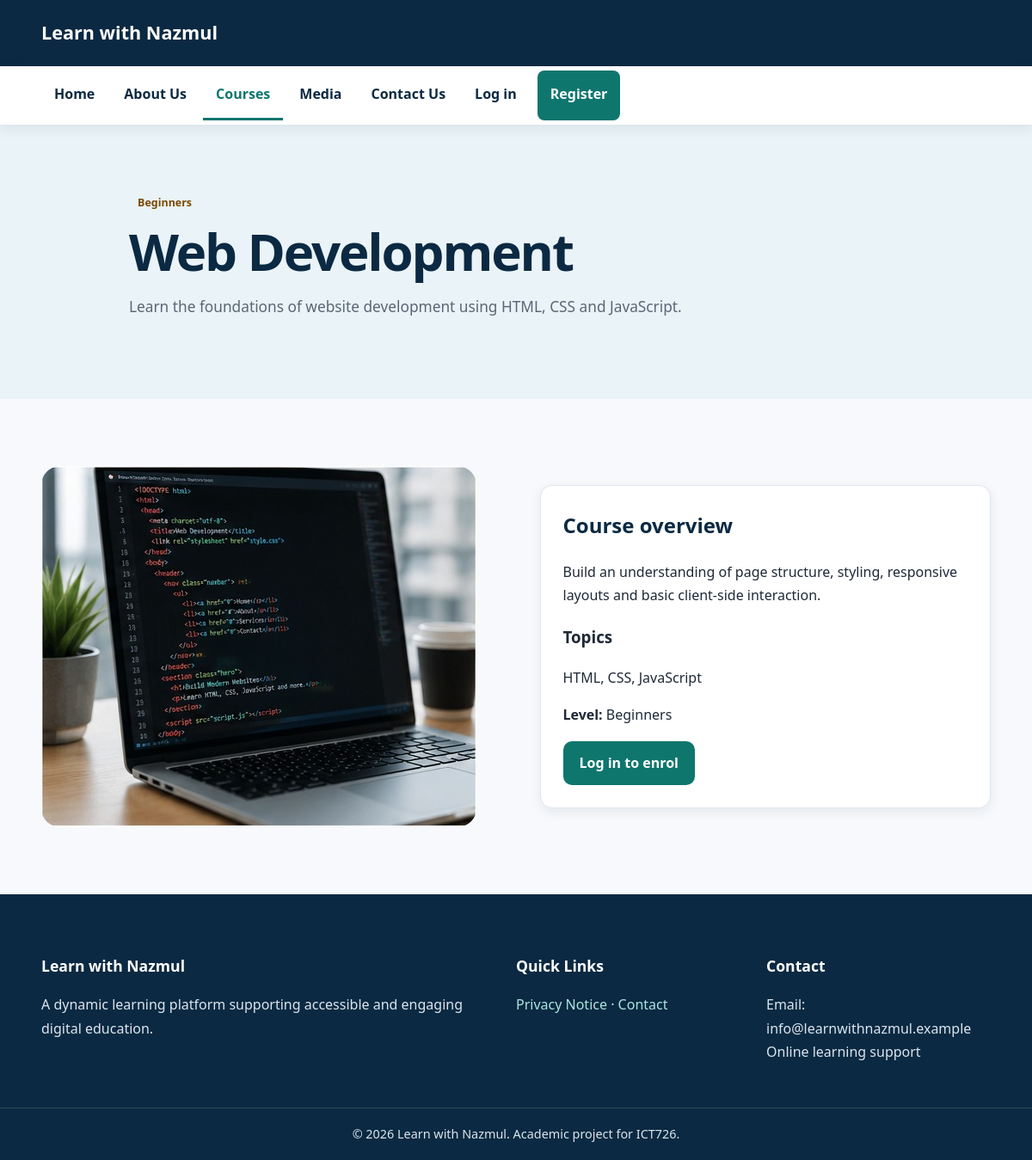
The app's page /course.php?id=1 with its own data.
### tables this page shows
CREATE TABLE courses (
  id INT UNSIGNED AUTO_INCREMENT PRIMARY KEY,
  title VARCHAR(120) NOT NULL,
  short_description VARCHAR(500) NOT NULL,
  description TEXT NOT NULL,
  topics VARCHAR(255) NOT NULL,
  level VARCHAR(40) NOT NULL,
  image VARCHAR(255) NOT NULL,
  is_active TINYINT(1) NOT NULL DEFAULT 1,
  created_at TIMESTAMP NOT NULL DEFAULT CURRENT_TIMESTAMP
);

### config.php (called while the page is built, shortened)
<?php
function db(): PDO {
    $dsn = 'mysql:host=' . DB_HOST . ';dbname=' . DB_NAME . ';charset=utf8mb4';
    $pdo = new PDO($dsn, DB_USER, DB_PASS, [
        PDO::ATTR_ERRMODE => PDO::ERRMODE_EXCEPTION,
        PDO::ATTR_DEFAULT_FETCH_MODE => PDO::FETCH_ASSOC,
        PDO::ATTR_EMULATE_PREPARES => false,
    ]);
    return $pdo;
}
function url(string $path = ''): string {
    return BASE_URL . '/' . ltrim($path, '/');
}
?>

### course.php (the view)
<?php require_once 'includes/bootstrap.php'; $id=(int)($_GET['id']??0); $stmt=db()->prepare('SELECT * FROM courses WHERE id=? AND is_active=1'); $stmt->execute([$id]); $course=$stmt->fetch(); if(!$course){http_response_code(404); page_head('Course not found'); site_header(); echo '<main><section class="narrow"><div class="card center"><h1>Course not found</h1><p>The selected course is unavailable.</p><a class="button primary-button" href="'.e(url('courses.php')).'">Back to courses</a></div></section></main>'; site_footer(); exit;} page_head($course['title'],$course['short_description']); site_header('courses.php'); render_flash(); $enrolled=false; if($u=current_user()){$s=db()->prepare('SELECT 1 FROM enrollments WHERE user_id=? AND course_id=?');$s->execute([$u['id'],$id]);$enrolled=(bool)$s->fetchColumn();} ?>
<main><section class="page-hero"><div class="page-hero-content"><span class="badge"><?= e($course['level']) ?></span><h1><?= e($course['title']) ?></h1><p><?= e($course['short_description']) ?></p></div></section><section><div class="split-layout course-detail"><div><img class="rounded-image" src="<?= e(url('images/'.$course['image'])) ?>" alt="<?= e($course['title']) ?> course image"></div><div class="card"><h2>Course overview</h2><p><?= e($course['description']) ?></p><h3>Topics</h3><p><?= e($course['topics']) ?></p><p><strong>Level:</strong> <?= e($course['level']) ?></p><?php if($enrolled): ?><div class="alert success" role="status">You are enrolled in this course.</div><?php elseif(current_user()): ?><form method="post" action="enroll.php"><input type="hidden" name="csrf" value="<?= e(csrf_token()) ?>"><input type="hidden" name="course_id" value="<?= $id ?>"><button class="button primary-button" type="submit">Enrol in this course</button></form><?php else: ?><a class="button primary-button" href="<?= e(url('login.php?redirect=course.php%3Fid%3D'.$id)) ?>">Log in to enrol</a><?php endif; ?></div></div></section></main><?php site_footer(); ?>

### css/style.css (style rules this page uses)
* { box-sizing:border-box }
html { scroll-behavior:smooth;font-size:16px }
body { margin:0;font-family:"Segoe UI",Arial,sans-serif;color:#1f2937;background:#f7f9fc;line-height:1.7;-webkit-font-smoothing:antialiased }
img { display:block;max-width:100%;height:auto }
a { color:#0f766e;text-decoration:none }
:root { --primary:#123b5d;--primary-dark:#0b2942;--primary-light:#eaf3f8;--accent:#0f766e;--accent-dark:#0b5d57;--accent-light:#e7f7f5;--gold:#f59e0b;--text:#1f2937;--text-light:#5b6675;--white:#fff;--background:#f7f9fc;--surface:#fff;--border:#dfe6ee;--success:#15803d;--danger:#dc2626;--shadow-sm:0 4px 14px rgba(15,39,64,.08);--shadow-md:0 10px 30px rgba(15,39,64,.12);--radius-sm:8px;--radius-md:14px;--radius-lg:22px;--container:1180px }
.header-container,.footer-container,.contact-container,.page-hero-content,.container { width:min(92%,var(--container));margin:auto }
main>section { padding:78px 0 }
.hero h1,.page-hero h1 { font-size:clamp(2.5rem,5vw,4.5rem);line-height:1.08;color:var(--primary-dark);letter-spacing:-.035em;margin:10px 0 22px }
.hero-image img,.rounded-image { border-radius:var(--radius-lg);box-shadow:var(--shadow-lg) }
.button { display:inline-flex;align-items:center;justify-content:center;border:1px solid transparent;border-radius:10px;padding:11px 18px;font-weight:800;text-decoration:none }
.primary-button { background:var(--accent);color:#fff }
.feature-card,.course-card,.card,.form-card { background:#fff;border:1px solid var(--border);border-radius:var(--radius-md);box-shadow:var(--shadow-sm) }
.feature-card h3,.course-card h3,.card h2,.form-card h2 { color:var(--primary-dark);margin-top:0 }
.badge { display:inline-block;background:var(--gold-light);color:#7a4a00;border-radius:999px;padding:4px 10px;font-size:.78rem;font-weight:800 }
.page-hero { background:var(--primary-light);padding:75px 0 }
.page-hero-content { max-width:900px }
.page-hero h1 { font-size:clamp(2.3rem,5vw,4rem);margin-bottom:12px }
.page-hero p:not(.section-label) { color:var(--text-light);font-size:1.08rem;max-width:760px }
.split-layout { width:min(92%,var(--container));margin:auto;display:grid;grid-template-columns:1fr 1fr;gap:55px;align-items:center }
.card { padding:26px }

### records on screen
courses: level "Beginners", title "Web Development", short_description "Learn the foundations of website development using HTML, CSS and JavaScript.", image (picture), description "Build an understanding of page structure, styling, responsive layouts and basic client-side interaction.", topics "HTML, CSS, JavaScript"

### other values on screen
$label "Home"
$label "About Us"
$label "Courses"
$label "Media"
$label "Contact Us"
